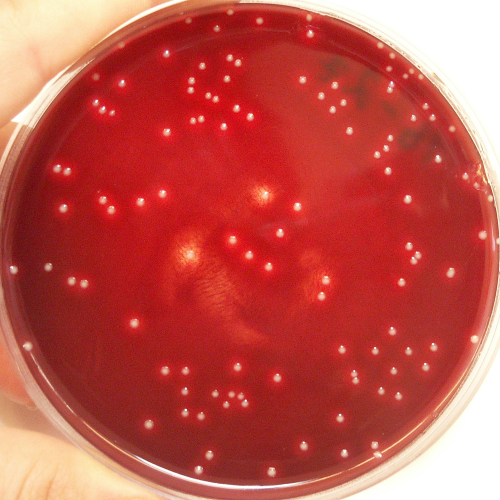
#> input picture photos_used/PICT9563.png, 1000 x 1000 px (shown at 1/2 size); its folder holds 5 pictures in this run
$ python CreateData.py   (older library calls are emulated)
#> lines starting #> are read from the running program, lines starting #| are printed output that depends on the picture
# take an image + coords file, load them
# create set amount of random squares from the image
# count colonies in each square
# save image (square) in one file, label in another
COORDS_DCT = "coords/"
IMG_DCT = "photos_used/"

import numpy as np
import csv
from PIL import Image, ImageDraw
import random

import os

def sortSecond(val):
    return val[1]
def sortFirst(val):
    return val[0]

def ProcessDirectory(IMG_DCT, COORDS_DCT):
    images = [f for f in os.listdir(IMG_DCT) if os.path.isfile(os.path.join(IMG_DCT, f))]
    try:
        os.remove("labels/labels.csv")
    except:
        pass
    for imgf in images:
        #verify whether corresponding coords file exists
        coordf = imgf.replace("PICT","coords").replace("png","csv")
        if os.path.isfile(os.path.join(COORDS_DCT, coordf)):
            CreateNSamples(500, imgf, coordf, IMG_DCT, COORDS_DCT)

def CreateNSamples(n, imgfile, coordsf, IMG_DCT, COORDS_DCT):
#> called with n = 20, imgfile = 'PICT9563.png', coordsf = 'coords9563.csv', IMG_DCT = 'photos_used/', COORDS_DCT = 'coords/'
    coords = LoadCoords(coordsf, COORDS_DCT)
#> (reads coords/coords9563.csv from the repository)

    img = Image.open(IMG_DCT + imgfile)
#> img is the input picture: PIL image 1000x1000 RGB; mean R, G, B 192.8, 82.8, 75
    arr = np.array(img)
    h, w = arr.shape[:2]
#> h = 1000; w = 1000

    # [5 lines of commented-out code are left out]

    samples = []
    labels = []
    images = []
    for i in range(n):
        #LP: trochu upravuju zdrojak pro generovani samples aby byl vic variabilni a vracel obrazky
        # - nejprve to vybere nahodne vysku a sirku vyrezu
        # - pak nahodne vybere souradnici top-left bodu (tak aby to vyslo), vezme vyrez a resizne do 98x98 (to uz jsi tam mela)
        # - nakonec to ulozi vyrez jako obrazek

        w_crop = random.randint(75, 110)
        h_crop = random.randint(75, 110)

        x = random.randint(0,h-h_crop)
        y = random.randint(0,w-w_crop)
        #size = random.randint(60,240)
        size = 98
        # what??
        #while x+size > h or y+size > w:
            #size = random.randint(60,240)
        square, label, img_crop = GetSquare(img, coords, x, y, h_crop, w_crop)
        # square se pak vlastne nikde nepouzije
        #sample = square.reshape(28812)
        #samples.append(sample)
        labels.append(label)
        images.append(img_crop)
#> this loop made 20 passes
#> label on passes 1 to 12: 2, 2, 0, 0, 1, 2, 0, 0, 1, 3, 0, 0
#> pass 1, in GetSquare, `cropped_img = img.crop(area)`:
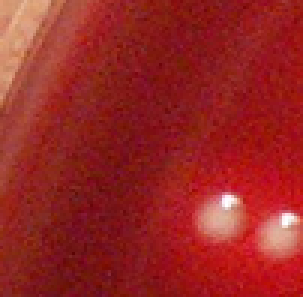
#> cropped_img: PIL image 101x99 RGB (shown 3 times larger); mean R, G, B 152.2, 38.1, 35.9
#> pass 2, in GetSquare (call 2), `cropped_img = img.crop(area)`:
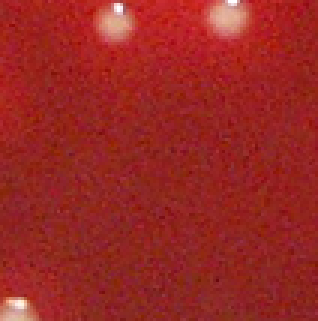
#> cropped_img: PIL image 106x107 RGB (shown 3 times larger); mean R, G, B 153.4, 39.4, 35.5
#> after the loop, images = 20 items; labels = [2, 2, 0, 0, 1, 2, 0, 0, 1, 3, 0, 0, 2, 2, 0, 0, 3, 3, 4, 0]

    SaveToFile(imgfile, samples, labels, images)
    # samples neni potreba

# loads list of coordinates
def LoadCoords(filename, COORDS_DCT):


    with open(COORDS_DCT+filename, 'r') as f:
        reader = csv.reader(f)
        coords = list(reader)
    for line in coords:
        if len(line) <1:
            coords.remove(line)
#    coords.sort(key=sortSecond)     #maybe unnecessary
#    coords.sort(key=sortFirst)
    coords2 = []
    for line in coords:
        try:
            i = float(line[0])
            j = float(line[1])
            k = int(line[2])
            coords2.append((i,j,k))
        except:
            #LP: add some error here (incorrect line appears)
            pass

    return coords2


# not tested
def CreateSpecifSample(x, y, size, imfile, coordfile):
    coords = LoadCoords(coordfile, COORDS_DCT)
    img = Image.open(imfile)
    arr = np.array(img)
    square, label, crop = GetSquare(img, coords, x, y, size, size)
    area = (x, y, x+size, y+size)
    res = img.crop(area)
    res.show()
    sample = square.reshape(28812)
    SaveToFile(imfile, [sample], [label], [crop])


def SaveToFile(imgfile, samples, labels, images):
    #outf = "out" + imgfile[0:-4] + ".txt"
#> called with imgfile = 'PICT9563.png'
    imgf = "crop_"+ imgfile[0:-4] +"_"
    # [9 lines of commented-out code are left out]


    labelsf = "labels.csv"
    with open("labels/"+labelsf, 'a', newline='') as f:
        writer = csv.writer(f)
        for count,img in enumerate(images):
            name = imgf + str(count) + ".png"
            img.save("crops/"+name)
            writer.writerow((name,str(labels[count])))
#> this loop made 20 passes
#> name on passes 1 to 12: 'crop_PICT9563_0.png', 'crop_PICT9563_1.png', 'crop_PICT9563_2.png', 'crop_PICT9563_3.png', 'crop_PICT9563_4.png', 'crop_PICT9563_5.png', 'crop_PICT9563_6.png', 'crop_PICT9563_7.png', 'crop_PICT9563_8.png', 'crop_PICT9563_9.png', 'crop_PICT9563_10.png', 'crop_PICT9563_11.png'


def GetSquare(img, coords, x, y, h_crop, w_crop):
    area = (x, y, x+h_crop, y+w_crop)
    cropped_img = img.crop(area)
    cropped_img.convert('RGB')
    im = cropped_img.resize((98, 98), Image.ANTIALIAS)
    sq = np.array(im)
    i = 0
    count = 0
    print(x, y, x+h_crop, y+w_crop)
    res_coords = [c for c in coords if (c[0] >=x and c[0] < x + h_crop and c[1] >= y and c[1] < y + w_crop and c[2] == 1)]
    # tady chybelo testovani pozitivni kolonie (jako zakomentovany radek 160)
    print(res_coords)
    count = len(res_coords)
    #LP: chapu to dobre tak, ze jsi nejdriv setridila coords a pak se snazis o trochu inteligentnejsi 2D filtrovani? Nejsem si jisty, co tady dela to i
    # - vzhledem k poctu coords mi to prijde trochu zbytecne, ale asi je to spravne, takze proc ne...
    # - pridam jeden vystupni objekt: samotny obrazek k ulozeni
    """
    soucasne_x = coords[i][0]
    while soucasne_x < x:
        i+=1
        soucasne_x = coords[i][0]
    while i < len(coords) and coords[i][0] >= x and coords[i][0] <= x+size:
        if coords[i][1] >= y and coords[i][1] <= y + size and coords[i][2] == 1:
            count += 1
        i += 1
    """
    return sq, count, im
    # I'm confused how the x and y coords should be... -> probably right now


if __name__ == "__main__":
    #ProcessDirectory(IMG_DCT, COORDS_DCT)
    #CreateSpecifSample(600, 135, 110, "PICT9563.png", "coords9563.csv")
    CreateNSamples(20, "PICT9563.png", "coords9563.csv", "photos_used/", "coords/")
